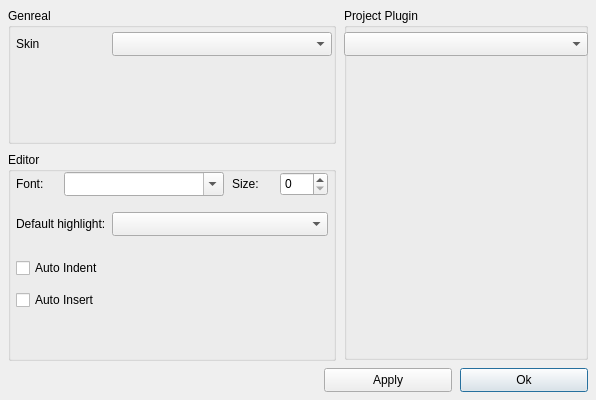
<?xml version="1.0" encoding="UTF-8"?>
<ui version="4.0">
 <class>SettingWindow</class>
 <widget class="QDialog" name="SettingWindow">
  <property name="geometry">
   <rect>
    <x>0</x>
    <y>0</y>
    <width>596</width>
    <height>400</height>
   </rect>
  </property>
  <property name="windowTitle">
   <string>Options</string>
  </property>
  <widget class="QGroupBox" name="editorGroupBox">
   <property name="geometry">
    <rect>
     <x>8</x>
     <y>152</y>
     <width>328</width>
     <height>209</height>
    </rect>
   </property>
   <property name="styleSheet">
    <string notr="true"/>
   </property>
   <property name="title">
    <string>Editor</string>
   </property>
   <widget class="QComboBox" name="defaultHighlightSelectBox">
    <property name="geometry">
     <rect>
      <x>104</x>
      <y>60</y>
      <width>216</width>
      <height>24</height>
     </rect>
    </property>
   </widget>
   <widget class="QLabel" name="defaultHighlightLabel">
    <property name="geometry">
     <rect>
      <x>8</x>
      <y>60</y>
      <width>96</width>
      <height>24</height>
     </rect>
    </property>
    <property name="text">
     <string>Default highlight:</string>
    </property>
   </widget>
   <widget class="QLabel" name="fontLabel">
    <property name="geometry">
     <rect>
      <x>8</x>
      <y>20</y>
      <width>48</width>
      <height>24</height>
     </rect>
    </property>
    <property name="text">
     <string>Font:</string>
    </property>
   </widget>
   <widget class="QFontComboBox" name="fontSelectBox">
    <property name="geometry">
     <rect>
      <x>56</x>
      <y>20</y>
      <width>160</width>
      <height>24</height>
     </rect>
    </property>
    <property name="currentText">
     <string/>
    </property>
   </widget>
   <widget class="QLabel" name="fontSizeLabel">
    <property name="geometry">
     <rect>
      <x>224</x>
      <y>20</y>
      <width>48</width>
      <height>24</height>
     </rect>
    </property>
    <property name="text">
     <string>Size:</string>
    </property>
   </widget>
   <widget class="QSpinBox" name="fontSizeSpinBox">
    <property name="geometry">
     <rect>
      <x>272</x>
      <y>20</y>
      <width>48</width>
      <height>24</height>
     </rect>
    </property>
    <property name="wrapping">
     <bool>false</bool>
    </property>
    <property name="frame">
     <bool>true</bool>
    </property>
    <property name="buttonSymbols">
     <enum>QAbstractSpinBox::UpDownArrows</enum>
    </property>
    <property name="accelerated">
     <bool>false</bool>
    </property>
    <property name="keyboardTracking">
     <bool>true</bool>
    </property>
    <property name="showGroupSeparator" stdset="0">
     <bool>false</bool>
    </property>
    <property name="maximum">
     <number>64</number>
    </property>
    <property name="value">
     <number>0</number>
    </property>
   </widget>
   <widget class="QCheckBox" name="autoIndentCheckBox">
    <property name="geometry">
     <rect>
      <x>8</x>
      <y>104</y>
      <width>96</width>
      <height>24</height>
     </rect>
    </property>
    <property name="text">
     <string>Auto Indent</string>
    </property>
   </widget>
   <widget class="QCheckBox" name="autoInsertCheckBox">
    <property name="geometry">
     <rect>
      <x>8</x>
      <y>136</y>
      <width>96</width>
      <height>24</height>
     </rect>
    </property>
    <property name="text">
     <string>Auto Insert</string>
    </property>
   </widget>
  </widget>
  <widget class="QGroupBox" name="projectPluginGroupBox">
   <property name="geometry">
    <rect>
     <x>344</x>
     <y>8</y>
     <width>244</width>
     <height>352</height>
    </rect>
   </property>
   <property name="title">
    <string>Project Plugin</string>
   </property>
   <widget class="QComboBox" name="projectPluginSelectBox">
    <property name="geometry">
     <rect>
      <x>0</x>
      <y>24</y>
      <width>244</width>
      <height>24</height>
     </rect>
    </property>
   </widget>
   <widget class="QWidget" name="projectPluginSetupWidget" native="true">
    <property name="geometry">
     <rect>
      <x>0</x>
      <y>48</y>
      <width>244</width>
      <height>304</height>
     </rect>
    </property>
    <layout class="QVBoxLayout" name="projectPluginLayout">
     <property name="spacing">
      <number>0</number>
     </property>
     <property name="leftMargin">
      <number>0</number>
     </property>
     <property name="topMargin">
      <number>0</number>
     </property>
     <property name="rightMargin">
      <number>0</number>
     </property>
     <property name="bottomMargin">
      <number>0</number>
     </property>
    </layout>
   </widget>
  </widget>
  <widget class="QGroupBox" name="generalGroupBox">
   <property name="geometry">
    <rect>
     <x>8</x>
     <y>8</y>
     <width>328</width>
     <height>136</height>
    </rect>
   </property>
   <property name="title">
    <string>Genreal</string>
   </property>
   <widget class="QComboBox" name="skinSelectBox">
    <property name="geometry">
     <rect>
      <x>104</x>
      <y>24</y>
      <width>220</width>
      <height>24</height>
     </rect>
    </property>
   </widget>
   <widget class="QLabel" name="skinLabel">
    <property name="geometry">
     <rect>
      <x>8</x>
      <y>24</y>
      <width>96</width>
      <height>24</height>
     </rect>
    </property>
    <property name="text">
     <string>Skin</string>
    </property>
   </widget>
  </widget>
  <widget class="QPushButton" name="okButton">
   <property name="geometry">
    <rect>
     <x>460</x>
     <y>368</y>
     <width>128</width>
     <height>24</height>
    </rect>
   </property>
   <property name="text">
    <string>Ok</string>
   </property>
  </widget>
  <widget class="QPushButton" name="applyButton">
   <property name="geometry">
    <rect>
     <x>324</x>
     <y>368</y>
     <width>128</width>
     <height>24</height>
    </rect>
   </property>
   <property name="text">
    <string>Apply</string>
   </property>
  </widget>
 </widget>
 <resources/>
 <connections/>
</ui>
